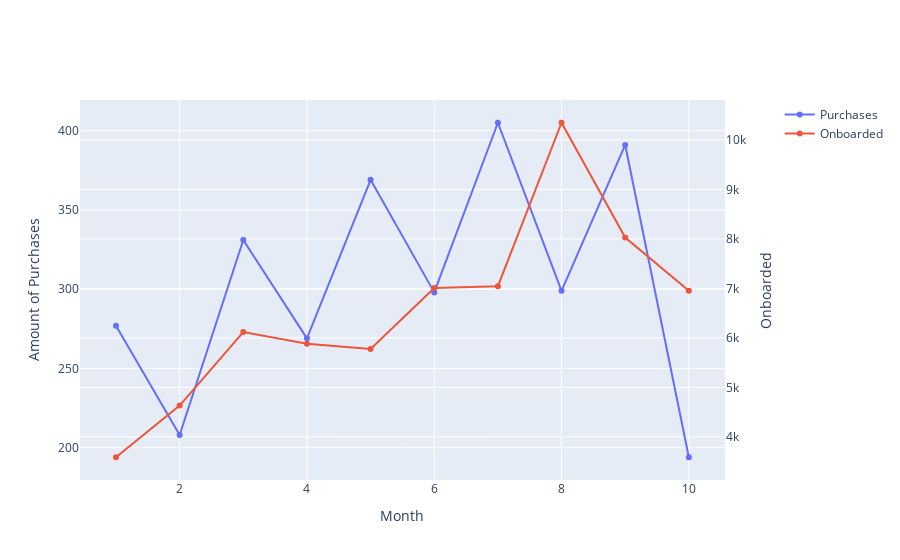

Notebook source saved alongside this figure:
### Code cell
fig = make_subplots(specs=[[{"secondary_y": True}]])
fig.add_trace(go.Scatter(x=purchases_onboarded_per_month.Month, y=purchases_onboarded_per_month.Purchases, name='Purchases'), secondary_y=False)
fig.add_trace(go.Scatter(x=purchases_onboarded_per_month.Month, y=purchases_onboarded_per_month.Onboarded, name='Onboarded'), secondary_y=True)

fig.update_xaxes(title_text='Month')

fig.update_yaxes(title_text='Amount of Purchases', secondary_y=False)
fig.update_yaxes(title_text='Onboarded', secondary_y=True)

### Figure 1 — Plotly figure (JSON) as saved in the notebook; plotly's stock layout.template omitted (floating-point values rounded to 4 significant figures)
{"data": [{"name": "Purchases", "type": "scatter", "x": [1, 2, 3, 4, 5, 6, 7, 8, 9, 10], "xaxis": "x", "y": [277, 208, 331, 269, 369, 298, 405, 299, 391, 194], "yaxis": "y"}, {"name": "Onboarded", "type": "scatter", "x": [1, 2, 3, 4, 5, 6, 7, 8, 9, 10], "xaxis": "x", "y": [3588, 4632, 6118, 5881, 5774, 7007, 7045, 10347, 8028, 6951], "yaxis": "y2"}], "layout": {"xaxis": {"anchor": "y", "domain": [0, 0.94], "title": {"text": "Month"}}, "yaxis": {"anchor": "x", "domain": [0, 1], "title": {"text": "Amount of Purchases"}}, "yaxis2": {"anchor": "x", "overlaying": "y", "side": "right", "title": {"text": "Onboarded"}}}}
